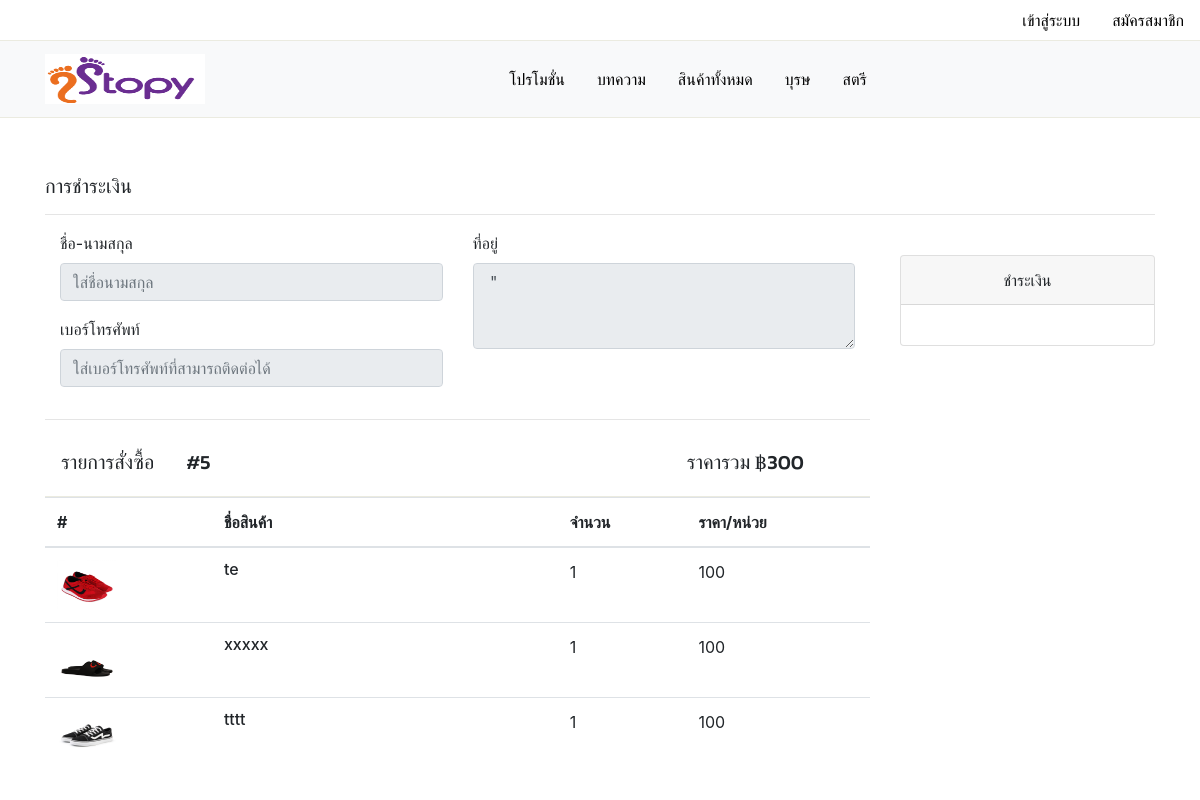
The app's page /payment.php?oderID=5 with its own data.
### tables this page shows
CREATE TABLE `orderbuy` (
  `order_id` int(11) NOT NULL,
  `order_Date` date NOT NULL,
  `order_totalprice` int(11) NOT NULL,
  `cus_id` int(11) NOT NULL,
  `Payment_ID` int(11) NOT NULL
);

CREATE TABLE `orderdtial` (
  `order_Detail_id` int(11) NOT NULL,
  `order_id` int(11) NOT NULL,
  `amount` int(11) NOT NULL,
  `product_id` int(11) NOT NULL
);

CREATE TABLE `product` (
  `product_id` int(11) NOT NULL,
  `product_name` varchar(255) NOT NULL,
  `product_amount` int(11) NOT NULL,
  `product_price` int(11) NOT NULL,
  `product_img` text NOT NULL,
  `product_brandID` int(11) NOT NULL,
  `product_categoryID` int(11) NOT NULL
);

### payment.php (the view, shortened to what this page needs)
<!doctype html>
<html lang="en">
  <head>
    <link rel="stylesheet" href="https://stackpath.bootstrapcdn.com/bootstrap/4.1.3/css/bootstrap.min.css">
  </head>
  <body>
<?php include'nav.php'; ?>
<div class="container-fluid" style="">
        <div class="container">
            <br>
            <a><h5>การชำระเงิน</h5></a>
            <hr>
          <div class="row">
               <div class="col-9">
                   <div class="container">
                       <div class="row">
                            <div class="col">
                                <div class="form-group">
                                    <label for="exampleInputEmail1">ชื่อ-นามสกุล</label>
                                    <input type="text" class="form-control" id="order_fullname" placeholder="ใส่ชื่อนามสกุล" style="" name="name"
                                 value="<?php echo $row['mem_name']  ?>" disabled>
                                </div>
                                <div class="form-group">
                                    <label for="exampleInputPhone">เบอร์โทรศัพท์</label>
                                    <input type="text" class="form-control" id="order_phone" placeholder="ใส่เบอร์โทรศัพท์ที่สามารถติดต่อได้" style="" name="phone"
                                     value="<?php echo $row['mem_tel']  ?>" disabled
                                    >
                                </div>
                            </div>
                            <div class="col">
                                <div class="form-group">
                                    <label for="exampleInputAddress">ที่อยู่</label>
                                    <textarea class="form-control" rows="3" style="" name="order_address" id="address" disabled> <?php echo $row['mem_address']  ?>"</textarea>
                                </div>
                            </div>
                       </div>
                   </div>
                <hr>
                 <?php
                            include 'Action/connectDB.php';
                            $id=$_GET['oderID'];
                            $order = "SELECT * FROM `orderbuy` WHERE orderbuy.order_id ='$id'";
                            $result = mysqli_query($con,$order);
                            $row_order = mysqli_fetch_assoc($result);
                          ?>
                    <ul  class="ul">
                      <li  class="li"><a><h5>รายการสั่งซื้อ</h5></a></li>
                      <li   class="li" ><a><h5>#<?php echo $row_order['order_id'] ?></h5></a></li>
                      <li  class="li"  id="totalprice" style="float:right;margin-right:50px;"><a><h5>ราคารวม ฿<?php echo $row_order['order_totalprice'] ?></h5></a></li>
                    </ul>
                <table class="table">
                      <thead>
                        <tr>
                          <th scope="col">#</th>
                          <th scope="col">ชื่อสินค้า</th>
                          <th scope="col">จำนวน</th>
                          <th scope="col">ราคา/หน่วย</th>
                        </tr>
                      </thead>
                      <tbody>
                        <?php
                          $order_detial = "SELECT orderdtial.product_id, `product_name`, `product_amount`, `product_price`, `product_img`,orderdtial.amount FROM `product`,orderdtial,orderbuy WHERE orderbuy.order_id=orderdtial.order_id AND product.product_id=orderdtial.product_id AND orderbuy.order_id='$id'";
                          $data = mysqli_query($con,$order_detial);
                           while($row_detial = mysqli_fetch_assoc($data)) {
                          ?>
                        <tr>
                            <th scope="row"><img src="../shopping/img_product/<?php echo $row_detial['product_img']; ?>" class="rounded float-left" alt="..."></th>
                            <td><h6 style="white-space: nowrap;
                                                 width: 150px;
                                                overflow: hidden;
                                                text-overflow: ellipsis;"><?php echo $row_detial['product_name']; ?></h6></td>
                             <td><?php echo $row_detial['amount']; ?></td>
                             <td><?php echo $row_detial['product_price']; ?></td>
                        </tr>
                     <?php
                           }
                    ?>
                      </tbody>
                    </table>
               </div>
               <div class="col-3">
                   <br>
                    <div class="card text-center">
                              <div class="card-header">
                                <a>ชำระเงิน</a>
                              </div>
                              <div class="row">
                                    <div class="card-body">
                                     </div>
                              </div>
                    </div>
               </div>
          </div>
        </div>
    </div>
  </body>
</html>

### payment.php (style rules this page uses)
.container-fluid { margin-top:150px; }
.rounded { width: 400px; height: 300px; }
.ul { list-style-type: none; margin: 0; padding: 0; overflow: hidden; }
.li { float: left; }
.li a { display: block; text-align: center; padding: 14px 16px; }
.rounded { width: 60px; height: 50px; }

### nav.php (style rules this page uses)
ul { border-bottom: 1px solid #ebebe0; }
ul li a { font-family: 'Kanit', sans-serif; color: black; }
a { font-family: 'Kanit', sans-serif; color: black; }

### records on screen
orderbuy: order_id "5", order_totalprice "300"
orderdtial: product.product_img (picture), product.product_name "te", amount "1", product.product_price "100"
orderdtial: product.product_img (picture), product.product_name "xxxxx", amount "1", product.product_price "100"
orderdtial: product.product_img (picture), product.product_name "tttt", amount "1", product.product_price "100"
